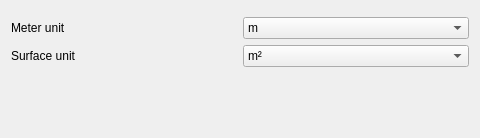
<?xml version="1.0" encoding="UTF-8"?>
<ui version="4.0">
 <class>GUIOption</class>
 <widget class="QWidget" name="GUIOption">
  <property name="geometry">
   <rect>
    <x>0</x>
    <y>0</y>
    <width>480</width>
    <height>138</height>
   </rect>
  </property>
  <property name="minimumSize">
   <size>
    <width>0</width>
    <height>0</height>
   </size>
  </property>
  <property name="maximumSize">
   <size>
    <width>16777215</width>
    <height>16777215</height>
   </size>
  </property>
  <property name="windowTitle">
   <string>Form</string>
  </property>
  <layout class="QVBoxLayout" name="verticalLayout">
   <item>
    <widget class="WPathSelector" name="w_matlib_path" native="true"/>
   </item>
   <item>
    <layout class="QHBoxLayout" name="horizontalLayout">
     <item>
      <widget class="QLabel" name="in_unit_m">
       <property name="text">
        <string>Meter unit</string>
       </property>
      </widget>
     </item>
     <item>
      <widget class="QComboBox" name="c_unit_m">
       <item>
        <property name="text">
         <string>m</string>
        </property>
       </item>
       <item>
        <property name="text">
         <string>mm</string>
        </property>
       </item>
      </widget>
     </item>
    </layout>
   </item>
   <item>
    <layout class="QHBoxLayout" name="horizontalLayout_2">
     <item>
      <widget class="QLabel" name="in_unit_m2">
       <property name="text">
        <string>Surface unit</string>
       </property>
      </widget>
     </item>
     <item>
      <widget class="QComboBox" name="c_unit_m2">
       <item>
        <property name="text">
         <string>m²</string>
        </property>
       </item>
       <item>
        <property name="text">
         <string>mm²</string>
        </property>
       </item>
      </widget>
     </item>
    </layout>
   </item>
   <item>
    <spacer name="verticalSpacer">
     <property name="orientation">
      <enum>Qt::Vertical</enum>
     </property>
     <property name="sizeHint" stdset="0">
      <size>
       <width>20</width>
       <height>40</height>
      </size>
     </property>
    </spacer>
   </item>
  </layout>
 </widget>
 <customwidgets>
  <customwidget>
   <class>WPathSelector</class>
   <extends>QWidget</extends>
   <header>....GUI.Tools.WPathSelector.WPathSelector.h</header>
   <container>1</container>
  </customwidget>
 </customwidgets>
 <resources>
  <include location="../../Resources/pyleecan.qrc"/>
  <include location="../../Resources/pyleecan.qrc"/>
 </resources>
 <connections/>
</ui>
